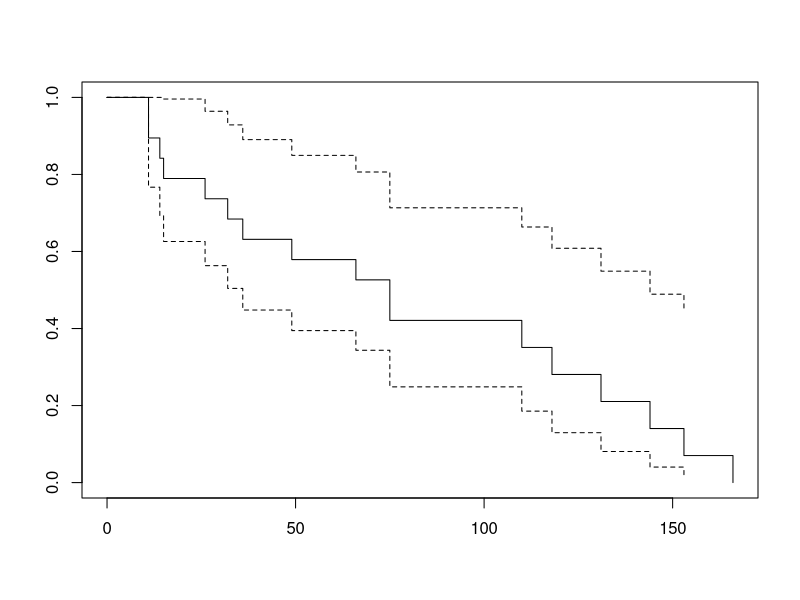

The R source for this figure:
time=c(75,166,110,144,26,118,131,14,49,153,66,36,32,11,11,15,75,85,100)
#sort(Time)
status=c(rep('1',17),rep('0',2))
dataset=data.frame(time,status)
dataset

library(survival)

km.fit=survfit(Surv(time,status==1)~1,data=dataset)
summary(km.fit)
plot(km.fit)
survival_probability=km.fit$surv[-17]
survival_probability


